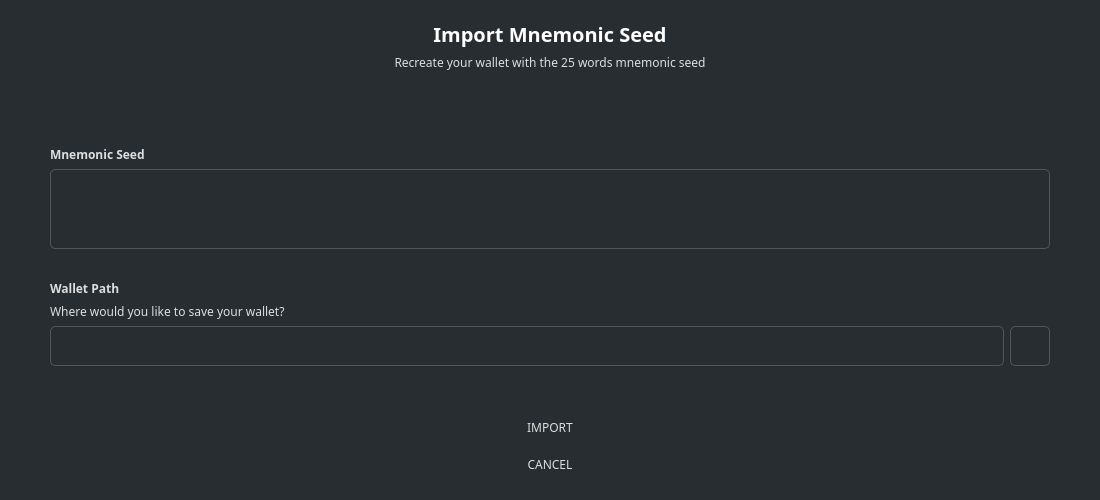
<?xml version="1.0" encoding="UTF-8"?>
<ui version="4.0">
 <class>ImportSeedDialog</class>
 <widget class="QDialog" name="ImportSeedDialog">
  <property name="geometry">
   <rect>
    <x>0</x>
    <y>0</y>
    <width>1100</width>
    <height>500</height>
   </rect>
  </property>
  <property name="windowTitle">
   <string>Import Mnemonic Seed</string>
  </property>
  <property name="styleSheet">
   <string notr="true">background-color: #282d31; color: #ddd; border: 0px;</string>
  </property>
  <layout class="QVBoxLayout" name="verticalLayout_2">
   <property name="spacing">
    <number>6</number>
   </property>
   <property name="leftMargin">
    <number>0</number>
   </property>
   <property name="topMargin">
    <number>0</number>
   </property>
   <property name="rightMargin">
    <number>0</number>
   </property>
   <property name="bottomMargin">
    <number>0</number>
   </property>
   <item>
    <widget class="QGroupBox" name="groupBox">
     <property name="sizePolicy">
      <sizepolicy hsizetype="Expanding" vsizetype="Expanding">
       <horstretch>0</horstretch>
       <verstretch>0</verstretch>
      </sizepolicy>
     </property>
     <property name="styleSheet">
      <string notr="true"/>
     </property>
     <property name="title">
      <string/>
     </property>
     <property name="alignment">
      <set>Qt::AlignLeading|Qt::AlignLeft|Qt::AlignTop</set>
     </property>
     <layout class="QVBoxLayout" name="verticalLayout">
      <property name="spacing">
       <number>6</number>
      </property>
      <property name="leftMargin">
       <number>50</number>
      </property>
      <property name="topMargin">
       <number>20</number>
      </property>
      <property name="rightMargin">
       <number>50</number>
      </property>
      <property name="bottomMargin">
       <number>20</number>
      </property>
      <item>
       <widget class="QLabel" name="label_3">
        <property name="font">
         <font>
          <family>Poppins</family>
          <pointsize>-1</pointsize>
          <weight>75</weight>
          <bold>true</bold>
         </font>
        </property>
        <property name="styleSheet">
         <string notr="true">color: #fff;
border-right: 0px;
font-size: 20px;
font-weight: bold;</string>
        </property>
        <property name="text">
         <string>Import Mnemonic Seed</string>
        </property>
        <property name="alignment">
         <set>Qt::AlignCenter</set>
        </property>
       </widget>
      </item>
      <item>
       <widget class="QLabel" name="label_4">
        <property name="font">
         <font>
          <family>Poppins</family>
         </font>
        </property>
        <property name="styleSheet">
         <string notr="true">color: #ddd;border-right: 0px;</string>
        </property>
        <property name="text">
         <string>Recreate your wallet with the 25 words mnemonic seed</string>
        </property>
        <property name="alignment">
         <set>Qt::AlignCenter</set>
        </property>
        <property name="wordWrap">
         <bool>true</bool>
        </property>
       </widget>
      </item>
      <item>
       <spacer name="verticalSpacer_4">
        <property name="orientation">
         <enum>Qt::Vertical</enum>
        </property>
        <property name="sizeHint" stdset="0">
         <size>
          <width>20</width>
          <height>10</height>
         </size>
        </property>
       </spacer>
      </item>
      <item>
       <widget class="QLabel" name="m_errorLabel">
        <property name="styleSheet">
         <string notr="true">color: orange;</string>
        </property>
        <property name="text">
         <string notr="true"/>
        </property>
        <property name="alignment">
         <set>Qt::AlignCenter</set>
        </property>
        <property name="wordWrap">
         <bool>true</bool>
        </property>
       </widget>
      </item>
      <item>
       <spacer name="verticalSpacer">
        <property name="orientation">
         <enum>Qt::Vertical</enum>
        </property>
        <property name="sizeHint" stdset="0">
         <size>
          <width>20</width>
          <height>10</height>
         </size>
        </property>
       </spacer>
      </item>
      <item>
       <widget class="QLabel" name="label">
        <property name="font">
         <font>
          <family>Poppins</family>
          <weight>75</weight>
          <bold>true</bold>
         </font>
        </property>
        <property name="styleSheet">
         <string notr="true">color: #ddd;border-right: 0px;
font-weight: bold;</string>
        </property>
        <property name="text">
         <string>Mnemonic Seed</string>
        </property>
       </widget>
      </item>
      <item>
       <widget class="QTextEdit" name="m_seed">
        <property name="sizePolicy">
         <sizepolicy hsizetype="Expanding" vsizetype="Fixed">
          <horstretch>0</horstretch>
          <verstretch>0</verstretch>
         </sizepolicy>
        </property>
        <property name="minimumSize">
         <size>
          <width>0</width>
          <height>80</height>
         </size>
        </property>
        <property name="maximumSize">
         <size>
          <width>16777215</width>
          <height>80</height>
         </size>
        </property>
        <property name="styleSheet">
         <string notr="true">padding: 3px; border: 1px solid #555; border-radius: 5px;   color: #aaa;</string>
        </property>
       </widget>
      </item>
      <item>
       <spacer name="verticalSpacer_3">
        <property name="orientation">
         <enum>Qt::Vertical</enum>
        </property>
        <property name="sizeHint" stdset="0">
         <size>
          <width>20</width>
          <height>20</height>
         </size>
        </property>
       </spacer>
      </item>
      <item>
       <widget class="QLabel" name="label_2">
        <property name="font">
         <font>
          <family>Poppins</family>
          <weight>75</weight>
          <bold>true</bold>
         </font>
        </property>
        <property name="styleSheet">
         <string notr="true">color: #ddd;border-right: 0px;
font-weight: bold;</string>
        </property>
        <property name="text">
         <string>Wallet Path</string>
        </property>
       </widget>
      </item>
      <item>
       <widget class="QLabel" name="label_6">
        <property name="font">
         <font>
          <family>Poppins</family>
         </font>
        </property>
        <property name="text">
         <string>Where would you like to save your wallet?</string>
        </property>
       </widget>
      </item>
      <item>
       <widget class="QGroupBox" name="horizontalGroupBox_1">
        <layout class="QHBoxLayout" name="horizontalLayout">
         <property name="spacing">
          <number>6</number>
         </property>
         <property name="leftMargin">
          <number>0</number>
         </property>
         <property name="topMargin">
          <number>0</number>
         </property>
         <property name="rightMargin">
          <number>0</number>
         </property>
         <property name="bottomMargin">
          <number>0</number>
         </property>
         <item>
          <widget class="QLineEdit" name="m_pathEdit">
           <property name="minimumSize">
            <size>
             <width>300</width>
             <height>40</height>
            </size>
           </property>
           <property name="font">
            <font>
             <family>Poppins</family>
            </font>
           </property>
           <property name="styleSheet">
            <string notr="true">padding: 3px; border: 1px solid #555; border-radius: 5px;   color: #aaa;</string>
           </property>
           <property name="text">
            <string/>
           </property>
          </widget>
         </item>
         <item>
          <widget class="QToolButton" name="m_selectPathButton">
           <property name="minimumSize">
            <size>
             <width>40</width>
             <height>40</height>
            </size>
           </property>
           <property name="font">
            <font>
             <family>Poppins</family>
            </font>
           </property>
           <property name="styleSheet">
            <string notr="true">padding: 3px; border: 1px solid #555; border-radius: 5px;   color: #aaa;</string>
           </property>
           <property name="text">
            <string notr="true"/>
           </property>
           <property name="icon">
            <iconset resource="../../resources.qrc">
             <normaloff>:/icons/folder</normaloff>:/icons/folder</iconset>
           </property>
          </widget>
         </item>
        </layout>
       </widget>
      </item>
      <item>
       <spacer name="verticalSpacer_2">
        <property name="orientation">
         <enum>Qt::Vertical</enum>
        </property>
        <property name="sizeHint" stdset="0">
         <size>
          <width>20</width>
          <height>40</height>
         </size>
        </property>
       </spacer>
      </item>
      <item>
       <widget class="QGroupBox" name="horizontalGroupBox_2">
        <layout class="QHBoxLayout" name="horizontalLayout_2">
         <property name="spacing">
          <number>0</number>
         </property>
         <property name="leftMargin">
          <number>0</number>
         </property>
         <property name="topMargin">
          <number>0</number>
         </property>
         <property name="rightMargin">
          <number>0</number>
         </property>
         <property name="bottomMargin">
          <number>0</number>
         </property>
         <item>
          <widget class="QPushButton" name="b1_okButton">
           <property name="minimumSize">
            <size>
             <width>125</width>
             <height>31</height>
            </size>
           </property>
           <property name="maximumSize">
            <size>
             <width>300</width>
             <height>16777215</height>
            </size>
           </property>
           <property name="font">
            <font>
             <family>Poppins</family>
            </font>
           </property>
           <property name="styleSheet">
            <string notr="true">/* This style is handled automatically by EditableStyle.cpp */</string>
           </property>
           <property name="text">
            <string>IMPORT</string>
           </property>
          </widget>
         </item>
        </layout>
       </widget>
      </item>
      <item>
       <widget class="QGroupBox" name="horizontalGroupBox_3">
        <layout class="QHBoxLayout" name="horizontalLayout_3">
         <property name="spacing">
          <number>0</number>
         </property>
         <property name="leftMargin">
          <number>0</number>
         </property>
         <property name="topMargin">
          <number>0</number>
         </property>
         <property name="rightMargin">
          <number>0</number>
         </property>
         <property name="bottomMargin">
          <number>0</number>
         </property>
         <item>
          <widget class="QPushButton" name="b1_cancelButton">
           <property name="minimumSize">
            <size>
             <width>125</width>
             <height>31</height>
            </size>
           </property>
           <property name="maximumSize">
            <size>
             <width>300</width>
             <height>16777215</height>
            </size>
           </property>
           <property name="font">
            <font>
             <family>Poppins</family>
            </font>
           </property>
           <property name="styleSheet">
            <string notr="true">/* This style is handled automatically by EditableStyle.cpp */</string>
           </property>
           <property name="text">
            <string>CANCEL</string>
           </property>
          </widget>
         </item>
        </layout>
       </widget>
      </item>
     </layout>
    </widget>
   </item>
  </layout>
 </widget>
 <resources>
  <include location="../../resources.qrc"/>
 </resources>
 <connections>
  <connection>
   <sender>b1_okButton</sender>
   <signal>clicked()</signal>
   <receiver>ImportSeedDialog</receiver>
   <slot>importButtonClicked()</slot>
   <hints>
    <hint type="sourcelabel">
     <x>570</x>
     <y>103</y>
    </hint>
    <hint type="destinationlabel">
     <x>323</x>
     <y>65</y>
    </hint>
   </hints>
  </connection>
  <connection>
   <sender>b1_cancelButton</sender>
   <signal>clicked()</signal>
   <receiver>ImportSeedDialog</receiver>
   <slot>reject()</slot>
   <hints>
    <hint type="sourcelabel">
     <x>439</x>
     <y>103</y>
    </hint>
    <hint type="destinationlabel">
     <x>323</x>
     <y>65</y>
    </hint>
   </hints>
  </connection>
  <connection>
   <sender>m_selectPathButton</sender>
   <signal>clicked()</signal>
   <receiver>ImportSeedDialog</receiver>
   <slot>selectPathClicked()</slot>
   <hints>
    <hint type="sourcelabel">
     <x>380</x>
     <y>240</y>
    </hint>
    <hint type="destinationlabel">
     <x>224</x>
     <y>224</y>
    </hint>
   </hints>
  </connection>
 </connections>
 <slots>
  <slot>selectPathClicked()</slot>
  <slot>importButtonClicked()</slot>
 </slots>
</ui>
